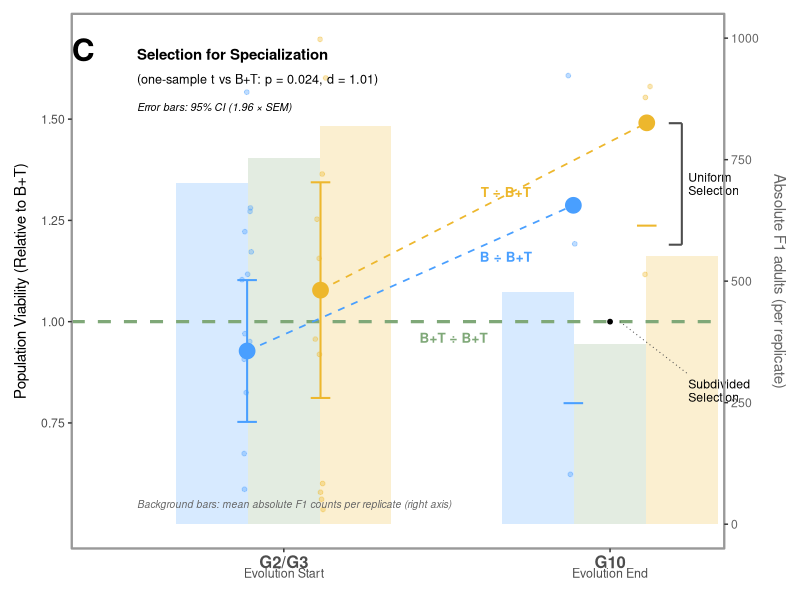
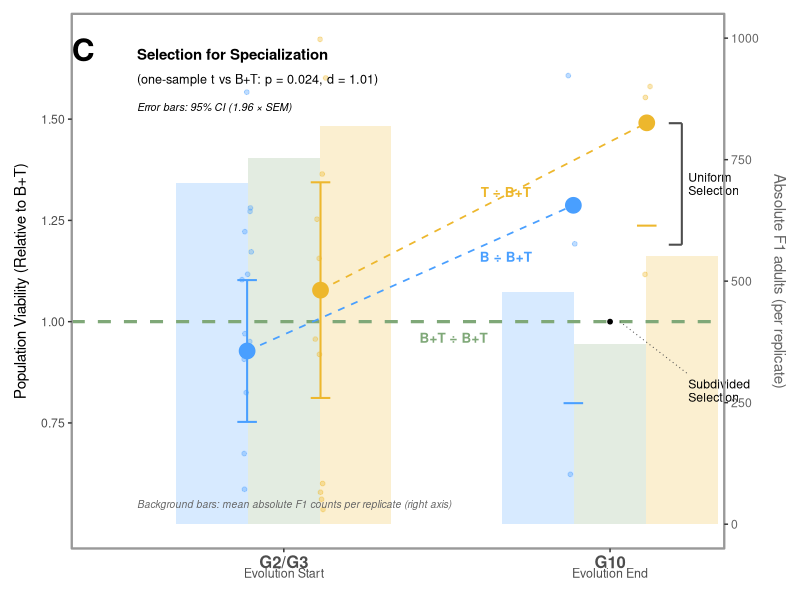

Write the R code that produced these figures, in order. (Note: this script raises an error after producing the figures.)
library(tidyr)
library(dplyr)
library(ggplot2)
library(grid)

rs <- read.csv("SelectionExperiment_Gen23andFinal_numFlies.csv")
rs$comb <- paste(rs$PlantSpecies, rs$Rep, sep = "")

m_baseline <- rs %>%
  group_by(PlantSpecies, Generation, comb) %>%
  summarise(numFlies = mean(numFlies), .groups = "drop") %>%
  filter(PlantSpecies == "M") %>%
  group_by(Generation) %>%
  summarise(M_mean = mean(numFlies), .groups = "drop")

rsr <- rs %>%
  left_join(m_baseline, by = "Generation") %>%
  mutate(
    RelativeFlies = numFlies / M_mean,
    GenBin = ifelse(Generation %in% c("2", "3"), "G2/G3", "G10"),
    GenBin = factor(GenBin, levels = c("G2/G3", "G10")),
    Treatment = recode(PlantSpecies, "B" = "Barbarea", "M" = "Mixture", "T" = "Turritus"),
    Treatment = factor(Treatment, levels = c("Barbarea", "Mixture", "Turritus"))
  )

se <- function(x) sd(x, na.rm = TRUE) / sqrt(sum(!is.na(x)))
fg <- rsr %>%
  filter(PlantSpecies %in% c("B", "T")) %>%
  group_by(Treatment, GenBin) %>%
  summarise(mean = mean(RelativeFlies), sem = se(RelativeFlies), .groups = "drop") %>%
  mutate(ci_lo = mean - 1.96 * sem, ci_hi = mean + 1.96 * sem)

bt_g10 <- rsr %>% filter(PlantSpecies %in% c("B", "T"), GenBin == "G10") %>% pull(RelativeFlies)
tt <- t.test(bt_g10, mu = 1)
pval <- tt$p.value
cohen_d <- (mean(bt_g10) - 1) / sd(bt_g10)

rel_lo <- 0.50
rel_hi <- 1.70
abs_lo <- 0
abs_hi <- 1000
to_rel <- function(x) rel_lo + (x - abs_lo) / (abs_hi - abs_lo) * (rel_hi - rel_lo)
to_abs <- function(x) abs_lo + (x - rel_lo) / (rel_hi - rel_lo) * (abs_hi - abs_lo)

trt_order <- c("Barbarea", "Mixture", "Turritus")
bar_width <- 0.22
dx <- seq(-bar_width, bar_width, length.out = 3)

bg <- rsr %>%
  group_by(GenBin, Treatment) %>%
  summarise(abs_mean = mean(numFlies), .groups = "drop") %>%
  mutate(
    xcenter = as.numeric(GenBin) + dx[match(Treatment, trt_order)],
    scaled_mean = to_rel(abs_mean)
  )

colors <- c("Barbarea" = "#499FFF", "Turritus" = "#EDB72D", "Mixture" = "#7FA878")

points_rel <- rsr %>% filter(PlantSpecies %in% c("B", "T"))

dw <- 0.45

g <- ggplot() +
  geom_rect(
    data = bg,
    aes(xmin = xcenter - bar_width/2, xmax = xcenter + bar_width/2,
        ymin = rel_lo, ymax = scaled_mean, fill = Treatment),
    alpha = 0.22, color = NA, inherit.aes = FALSE
  ) +
  geom_hline(yintercept = 1, linetype = "dashed",
             color = colors["Mixture"], linewidth = 1.1) +
  geom_point(
    data = points_rel,
    aes(x = GenBin, y = RelativeFlies, color = Treatment),
    position = position_jitterdodge(dodge.width = dw, jitter.width = 0.08),
    alpha = 0.35, size = 1.3
  ) +
  geom_line(
    data = fg,
    aes(x = GenBin, y = mean, color = Treatment, group = Treatment),
    position = position_dodge(width = dw),
    linetype = "dashed", linewidth = 0.6
  ) +
  geom_errorbar(
    data = fg,
    aes(x = GenBin, ymin = ci_lo, ymax = ci_hi, color = Treatment),
    position = position_dodge(width = dw),
    width = 0.12, linewidth = 0.7
  ) +
  geom_point(
    data = fg,
    aes(x = GenBin, y = mean, color = Treatment),
    position = position_dodge(width = dw), size = 5
  ) +
  annotate("text", x = 1.68, y = 1.32, label = "T ÷ B+T",
           color = colors["Turritus"], fontface = "bold", size = 3.4) +
  annotate("text", x = 1.68, y = 1.16, label = "B ÷ B+T",
           color = colors["Barbarea"], fontface = "bold", size = 3.4) +
  annotate("text", x = 1.52, y = 0.96, label = "B+T ÷ B+T",
           color = colors["Mixture"], fontface = "bold", size = 3.4) +
  annotate("segment", x = 2.22, xend = 2.22, y = 1.19, yend = 1.49,
           linewidth = 0.7, color = "grey30") +
  annotate("segment", x = 2.22, xend = 2.18, y = 1.19, yend = 1.19,
           linewidth = 0.7, color = "grey30") +
  annotate("segment", x = 2.22, xend = 2.18, y = 1.49, yend = 1.49,
           linewidth = 0.7, color = "grey30") +
  annotate("text", x = 2.24, y = 1.34, label = "Uniform\nSelection",
           hjust = 0, size = 3.1, lineheight = 0.9) +
  annotate("point", x = 2, y = 1.0, size = 1.3, color = "black") +
  annotate("segment", x = 2.03, xend = 2.24, y = 1.00, yend = 0.87,
           linewidth = 0.35, linetype = "dotted", color = "grey30") +
  annotate("text", x = 2.24, y = 0.83, label = "Subdivided\nSelection",
           hjust = 0, size = 3.1, lineheight = 0.9) +
  annotate("text", x = 0.55, y = 1.66,
           label = "Selection for Specialization",
           hjust = 0, size = 3.8, fontface = "bold") +
  annotate("text", x = 0.55, y = 1.60,
           label = sprintf("(one-sample t vs B+T: p = %.3f, d = %.2f)", pval, cohen_d),
           hjust = 0, size = 3.2) +
  annotate("text", x = 0.55, y = 1.53,
           label = "Error bars: 95% CI (1.96 × SEM)",
           hjust = 0, size = 2.7, fontface = "italic") +
  annotate("text", x = 0.55, y = 0.55,
           label = "Background bars: mean absolute F1 counts per replicate (right axis)",
           hjust = 0, size = 2.6, fontface = "italic", color = "grey40") +
  annotate("text", x = 0.35, y = 1.70, label = "C",
           hjust = 0, vjust = 1, size = 8, fontface = "bold") +
  scale_y_continuous(
    name = "Population Viability (Relative to B+T)",
    limits = c(rel_lo, rel_hi),
    breaks = c(0.75, 1.00, 1.25, 1.50),
    sec.axis = sec_axis(~ to_abs(.), name = "Absolute F1 adults (per replicate)",
                        breaks = c(0, 250, 500, 750, 1000))
  ) +
  scale_x_discrete(expand = expansion(mult = c(0.25, 0.35))) +
  scale_color_manual(values = colors) +
  scale_fill_manual(values = colors) +
  labs(x = NULL) +
  theme_bw(base_size = 11) +
  theme(
    panel.grid = element_blank(),
    panel.border = element_rect(color = "grey60", linewidth = 0.8),
    axis.text.x = element_text(face = "bold", size = 12),
    axis.title.y.left = element_text(margin = margin(r = 8)),
    axis.title.y.right = element_text(margin = margin(l = 8), color = "grey40"),
    axis.text.y.right = element_text(color = "grey40"),
    legend.position = "none",
    plot.margin = margin(10, 10, 20, 10)
  ) +
  coord_cartesian(clip = "off")

g_final <- g +
  annotation_custom(
    textGrob("Evolution Start", gp = gpar(fontsize = 9, col = "grey30")),
    xmin = 1, xmax = 1, ymin = 0.38, ymax = 0.38
  ) +
  annotation_custom(
    textGrob("Evolution End", gp = gpar(fontsize = 9, col = "grey30")),
    xmin = 2, xmax = 2, ymin = 0.38, ymax = 0.38
  )

cat(sprintf("One-sample t vs 1: t=%.2f df=%d p=%.4f d=%.2f\n",
            tt$statistic, tt$parameter, pval, cohen_d))

ggsave("fig_specialization_with_absolute.png", g_final,
       width = 7.2, height = 5.6, dpi = 300)
ggsave("fig_specialization_with_absolute.svg", g_final,
       width = 7.2, height = 5.6)

strip_svg_masks <- function(path) {
  library(xml2)
  doc <- read_xml(path)
  ns <- c(svg = "http://www.w3.org/2000/svg")
  for (node in xml_find_all(doc, ".//svg:clipPath | .//svg:mask", ns)) xml_remove(node)
  for (node in xml_find_all(doc, "//*[@clip-path]")) xml_attr(node, "clip-path") <- NULL
  for (node in xml_find_all(doc, "//*[@mask]")) xml_attr(node, "mask") <- NULL
  write_xml(doc, path)
}
strip_svg_masks("fig_specialization_with_absolute.svg")

print(g_final)
